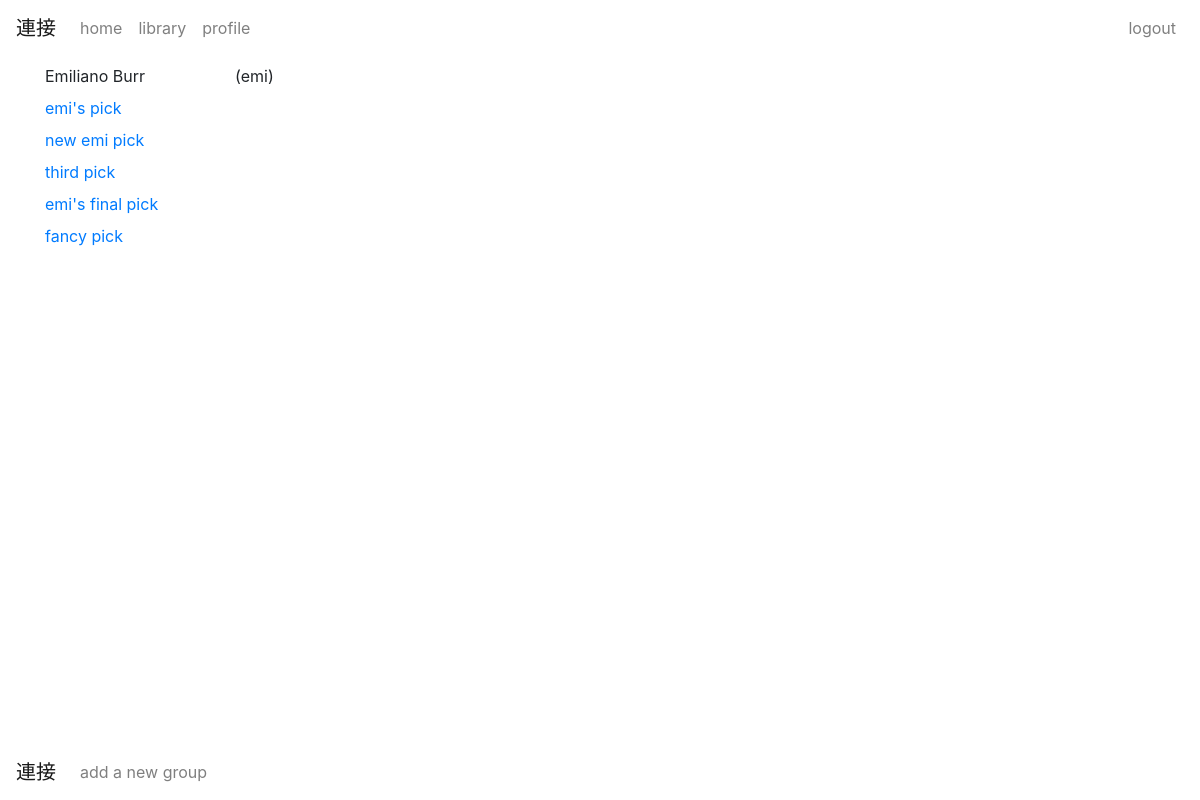
The app's page /profile/ (signed in), older data.
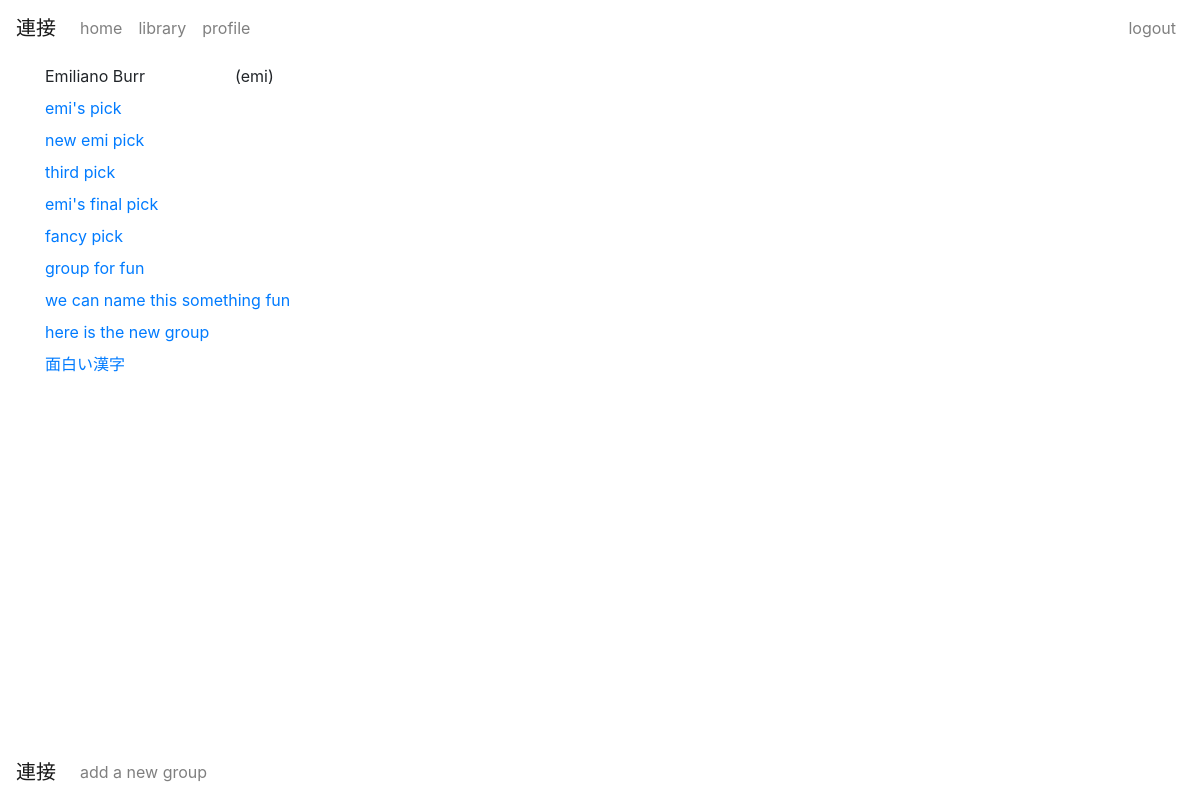
The same page, newer data.
### base/models.py (models this page shows, shortened)
class KanjiGroup(models.Model):
    name        = models.CharField(max_length=100)
    user        = models.ForeignKey(UserProfile, related_name="group_profile", on_delete=models.CASCADE)
    group_kanji = models.ManyToManyField(Kanji, blank=True, related_name="group_kanji", through="KanjiGroupElement")
    date_time   = models.DateTimeField(default=timezone.now)

### base/views.py (the view)
# urls.py: path('profile/', views.profile, name='profile'),
@login_required
def profile(request):
    userprofile = request.user.profile
    context  = {'userprofile': userprofile}
    return render(request, 'base/profile.html', context)

### base/templates/base/profile.html (shortened to what this page needs)
{% extends 'base/base.html' %}
{% block content %}
    <nav class="navbar fixed-bottom navbar-light navbar-expand-lg">
        <a class="navbar-brand" href="{% url 'base:index' %}">連接</a>
        <div class="collapse navbar-collapse" id="navbarNavBottom">
            <ul class="navbar-nav">
                <li class="nav-item">
                    <a class="nav-link" href="{% url 'base:group' %}">add a new group</a>
                </li>
            </ul>
        </div>
    </nav>
    <div class="row py-2">
        <div class="col-sm-2">
            {{ userprofile.user.first_name }} {{ userprofile.user.last_name }}
        </div>
        <div class="col-sm-10">
            ({{userprofile.user.username}})
        </div>
    </div>
    <div class="row">
        {% for group in userprofile.group_profile.all %}
            <div class="col-sm-12 pb-2">
                <a href="{% url 'base:group_individual' group.id %}">{{ group.name }}</a>
            </div>
        {% endfor %}
    </div>
{% endblock %}

Row changes from the older to the newer data that the page shows:
added KanjiGroup: name "group for fun"
added KanjiGroup: name "we can name this something fun"
added KanjiGroup: name "here is the new group"
added KanjiGroup: name "面白い漢字"
